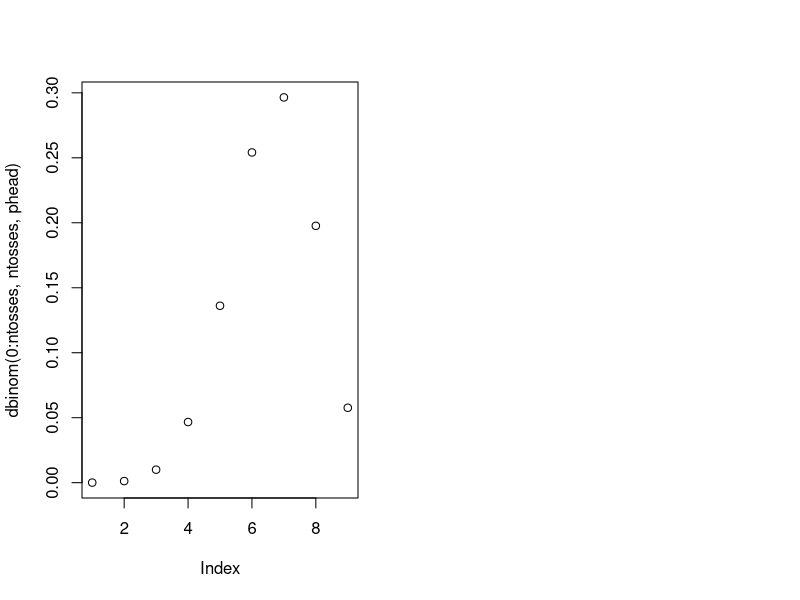
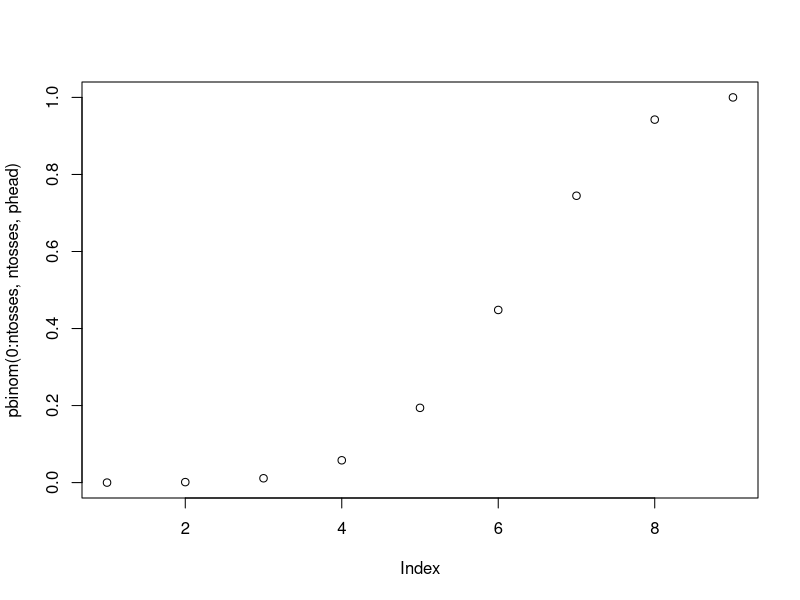
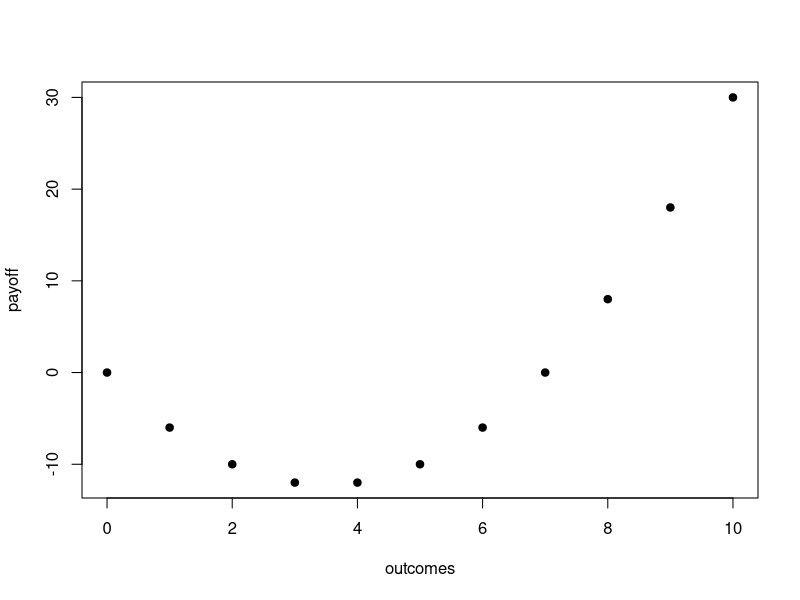
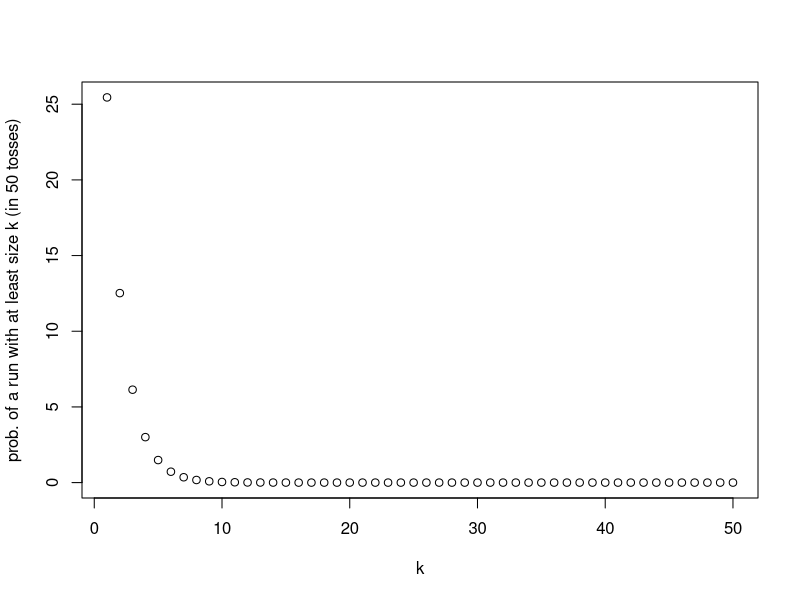

The R source for these figures, in order:
# --------------------------------------
# My solution to R problems in week 2
# --------------------------------------

# ----------------
# studio2 problems
# ----------------

# -------- Board Question ---------
# Expectation of random variable X
# X: # of people who return to their original seat
npeople = 20
ntrials = 1000
trials = rep(0, ntrials)
for (i in 1:ntrials)
{
  nmatches = sum(sample(1:npeople, npeople) == 1:npeople)
  trials[i] = nmatches
}
print(mean(trials))
# interesting: average number of people who sit back in their original seat
# is independent from npeople
# you can find it out by examining different npoeple values

# -------- Exercise 1 --------
# random variable Y ~ Binomial(ntosses = 8, phead = 0.6)

# 1. run a simulation for estimating P(Y = 6) and P(Y <= 6)

# rbinom(ntrials, ntosses, phead) generates a vector of ntrials binomial outcome
ntosses = 8
phead = 0.7
ntrials = 1000
trials = rbinom(ntrials, ntosses, phead)

# estimate of P(Y = 6)
mean(trials == 6)
# estimate of P(Y <= 6)
mean(trials <= 6)

# 2. (a) use R to compute pmf and cdf
# we can also calculate pmf(6) and cdf(6) of Y by built-in functions
# dbinom(values, ntosses, phead) pmf of Binomial(ntosses, phead) random variable
# pbinom(values, ntosses, phead) cdf of Binomial(ntosses, phead) r.v.

# exact P(Y = 6)
dbinom(6, ntosses, phead)
# exact P(Y <= 6)
pbinom(6, ntosses, phead)
# dbinom() and pbinom() can return pmd and cdf for vector of values
# with par(mfrow = c(row, col)) you can respectively plot multiple plots in one figure
par(mfrow=c(1, 2))
plot(dbinom(0:ntosses, ntosses, phead))
par(mfrow = c(1, 1))
plot(pbinom(0:ntosses, ntosses, phead))
par(mfrow = c(1, 1))  # take back the parameter mfrow to its default value

# 2. (b) use formula for binomial probabilities to compute pmf(6) = P(Y = 6)
choose(ntosses, 6) * (phead)^6 * (1-phead)^(ntosses-6)

# -------- Exercise 3 --------
# A friend has a coin with probability .6 of heads.
# She proposes the following gambling game.
# You will toss it 10 times and count the number of heads.
# The amount you win or lose on k heads is given by k^2 − 7*k

# --------
# (a) plot the payoff function
outcomes = 0:10
payoff = outcomes^2 - 7 * outcomes
plot(outcomes, payoff, pch=19)  # pch=19 tells plot to use solid circles

# --------
# (b) exact computation to decide if this is a good bet or not

# be careful about E(h(X)) != h(E(X))
# where X ~ binom(10, 0.6) and h(k) = k^2 - 7k
# so we calculate expectation as E(h(X)) = \sum_{x_i in X} h(x_i) * p(x_i)

phead = 0.6
ntosses = 10
xi = 0:ntosses
hxi = xi^2 - 7 * xi
pxi = dbinom(xi, ntosses, phead)

EX = sum(hxi * pxi)
EX

# --------
# (c) approximate part (b) by simulation

ntrials = 1000
trials = rbinom(ntrials, ntosses, phead)
payoff = trials^2 - 7 * trials
EXaprx = mean(payoff)
EXaprx

# you can check the variance of expected value by various ntrials

# -------------
# Problem set 2
# -------------

# -------- problem 6 --------

# ------------
# (a) random sequence of 50 flips (0 and 1)

# we can generate ntrials of Bernoulli(phead) random variable by
# rbinom(ntrials=1, size or length= 1, phead)
phead = 0.5
nflips = 50

trials = rbinom(nflips, 1, phead)
trials

# ------------
# (b) a run is a subsequence of all 1's or 0's
#     how long is the longest run in part (a)?

# use function Run Length Encoding rle(trials)
# to compute the lengths and values of each run in vector of trials

trials
runLengthEncoder = rle(trials)
runLengthEncoder

# we can get access to run lengths with addressing rle variable
runLengthEncoder$lengths
# and find longest run by max() function
max(runLengthEncoder$lengths)

# -----------
# (c) simulation for expected longest run size

ntrials = 10000
ntosses = 50
maxRun = rep(0, ntrials)
for (i in seq(ntrials))
{
  trial = rbinom(ntosses, 1, 0.5)
  maxRun[i] = max(rle(trial)$lengths)
}
mean(maxRun)  # expected longest run size

# -----------
# (d) probability of a run of 8 or more in 50 flips

ntrials = 10000
ntosses = 50
isMaxGreaterThan = rep(0, ntrials)
for (i in seq(ntrials))
{
  trial = rbinom(ntosses, 1, 0.5)
  isMaxGreaterThan[i] = sum(rle(trial)$lengths >= 8)  # is any run of length 8 or more?
}
mean(isMaxGreaterThan)  # expected longest run size

# plot prob. for various run lengths
y = rep(0, ntosses)
for (greaterThan in 1:ntosses)
{
  isMaxGreaterThan = rep(0, ntrials)
  for (i in seq(ntrials))
  {
    trial = rbinom(ntosses, 1, 0.5)
    isMaxGreaterThan[i] = sum(rle(trial)$lengths >= greaterThan)
  }
  y[greaterThan] = mean(isMaxGreaterThan)
}
# plotting
plot(1:ntosses, y, xlab='k', ylab='prob. of a run with at least size k (in 50 tosses)')
